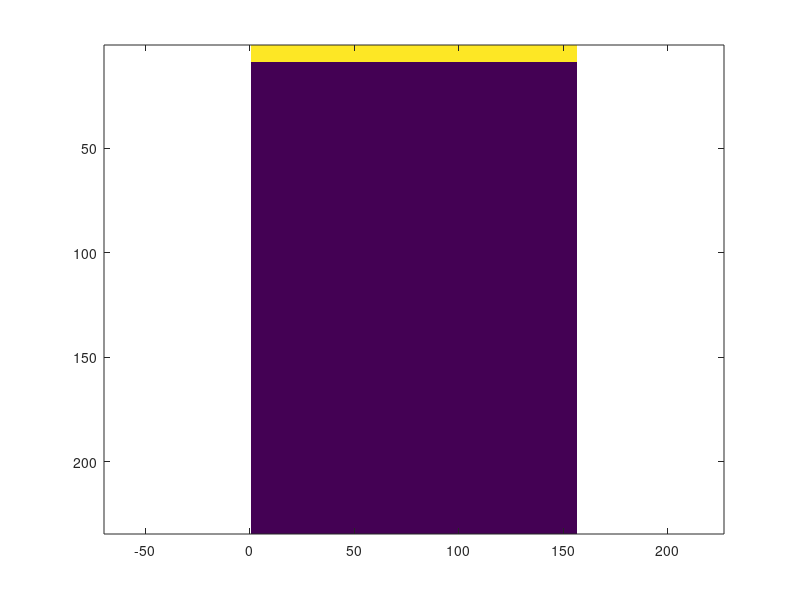

The MATLAB source for this figure: (Note: this script raises an error after producing the figure.)
%%%%%%%%%%%%%%%%%%%%%%%%%%%%%%%%%%%%%%%%%%%%%%%%%%%%%%%%%%%%%
% GIANMARCO PINTON
% FIRST WRITTEN: 2018-06-21
% LAST MODIFIED: 2022-03-03
% Launch Fullwave 2 code, easy matlab wrapper
%%%%%%%%%%%%%%%%%%%%%%%%%%%%%%%%%%%%%%%%%%%%%%%%%%%%%%%%%%%%%
%%% Basic variables %%%%%%%%%%%%%%%%%%%%%%%%%%%%%%%%%%%%%%%%%
c0 = 1540;         % average speed of sound (m/s)
omega0 = 2*pi*1e6; % center radian frequency of transmitted wave
wX = 2e-2;         % width of simulation field (m)
wY = 3e-2;         % depth of simulation field (m)
duration = wY*2.3/c0;  % duration of simulation (s)
p0 = 1e5; % pressure in Pa
%%% Advanced variables %%%%%%%%%%%%%%%%%%%%%%%%%%%%%%%%%%%%%%
ppw = 12;          % number of points per spatial wavelength
cfl = 0.4;         % Courant-Friedrichs-Levi condition
ppp = ppw/cfl;     % points per period
%%% Grid size calculations %%%%%%%%%%%%%%%%%%%%%%%%%%%%%%%%%%
lambda = c0/omega0*2*pi; % wavelength (m)
nX = round(wX/lambda*ppw);  % number of lateral elements
nY = round(wY/lambda*ppw);  % number of depth elements
nT = round(duration*c0/lambda*ppw/cfl); % number of time points
dX = c0/omega0*2*pi/ppw % step size in x
dY = dX; % step size in y (please keep step sizes the same)
dT = dX/c0*cfl; % step size in time

ncycles = 2; % number of cycles in pulse
dur = 2; % exponential drop-off of envelope
%%% Generate input coordinates %%%%%%%%%%%%%%%%%%%%%%%%%%%
inmap = zeros(nX,nY); 
inmap(:,1:8)=ones(nX,8);
imagesc(inmap'), axis equal, axis tight
incoords = mapToCoords(inmap); % note zero indexing for compiled code
plot(incoords(:,1),incoords(:,2),'.')
%%% Generate initial conditions based on input coordinates %%%%%%
ncycles = 2; % number of cycles in pulse
dur = 2; % exponential drop-off of envelope
fcen=[round(nX/2) round(nY/1.3)]; % center of focus
t = (0:nT-1)/nT*duration-ncycles/omega0*2*pi;
icvec = exp(-(1.05*t*omega0/(ncycles*pi)).^(2*dur)).*sin(t*omega0)*p0;
plot(icvec)
icmat=repmat(icvec,size(incoords,1)/8,1);
for k=2:8
  t=t-dX/c0; icvec = exp(-(1.05*t*omega0/(ncycles*pi)).^(2*dur)).*sin(t*omega0)*p0;
  icmat=[icmat' repmat(icvec,size(incoords,1)/8,1)']';
end
imagesc(icmat)
%%% Generate output coordinates %%%%%%%%%%%%%%%%%%%%%%%%%%
modX=1; modY=1;
outcoords = coordsMatrix(nX,nY,modX,modY);
plot(outcoords(:,1),outcoords(:,2),'.')
outcoords(:,3)=0; % label zero for total field
outcoords(find(outcoords(:,2)==9),3)=1; % label 1 for transducer surface
idc=find(outcoords(:,3)==0);
idxducer=find(outcoords(:,3)==1);
plot(outcoords(idc,1),outcoords(idc,2),'.'),hold on
plot(outcoords(idxducer,1),outcoords(idxducer,2),'r.'), hold off
%%% Generate field maps %%%%%%%%%%%%%%%%%%%%%%%%%%%%%%%%%%
cmap = ones(nX,nY)*1540;   % speed of sound map (m/s)
rhomap = ones(nX,nY)*1000; % density map (kg/m^3)
Amap = ones(nX,nY)*0.0;    % attenuation map (dB/MHz/cm)
betamap = ones(nX,nY)*0.0;    % nonlinearity map 
%% Let's add a surface %%%%%%%%%%%%%%%%%%%%%%%%%%
cmap(:,round(nY/2)+8:end)=0.95*c0; % surface
imagesc(cmap')
prep_fullwave2_try6_nln_relaxing9(c0,omega0,wX,wY,duration,p0,ppw,cfl,cmap,rhomap,Amap,betamap,incoords,outcoords,icmat)
tic
eval('!./fullwave2_try6_nln_relaxing')
toc
ncoordsout=size(outcoords,1)
nX2=length(1:modX:nX); nY2=length(1:modY:nY);
nRun=sizeOfFile('genout.dat')/4/ncoordsout
genout = readGenoutSlice(['genout.dat'],0:nRun-1,size(outcoords,1));
p = reshape(genout,size(genout,1),nY2,nX2);
imagesc(squeeze(p(end,:,:))), colorbar

%% use powcompress to view small amplitude fields %%
for i=1:20:size(p,1)
  imagesc(powcompress(squeeze(p(i,:,:)),1/3)), title(num2str(i)), drawnow
end

pxducer = readGenoutSlice(['genout.dat'],0:nRun-1,size(outcoords,1),idxducer);
imagesc(powcompress(pxducer,1/3))

px=pxducer(:,round(end/2)); % rf line at center of transducer
plot(px)
[val idt0]=max(abs(hilbert(px))); % idt0 is the time pixel at which the transducer emission envelope is maximal

% convert time into space
tyaxis=((1:size(pxducer,1))-idt0)*dT*c0/2;
plot(tyaxis,px), grid on
%compare to surface location
round(nY/2)*dY

%%%%%%%%%%%%%%%%%%%%%%%%%%%%%%%%%%%%%%%%%%%%%%%%%%%%%%%%%%%%%%%%%%%%%%%%%%%%%%%%%%%%%%%
% Let's look at axial resolution by putting another surface right behind the first one%
% What do you think will happen if you change the number of cycles?
%%%%%%%%%%%%%%%%%%%%%%%%%%%%%%%%%%%%%%%%%%%%%%%%%%%%%%%%%%%%%%%%%%%%%%%%%%%%%%%%%%%%%%%
%% Let's add a surface %%%%%%%%%%%%%%%%%%%%%%%%%%
cmap = ones(nX,nY)*1540;   % speed of sound map (m/s)
cmap(:,round(nY/2)+8:end)=0.95*c0; % first surface
cmap(:,round(nY/2)+8+ppw:end)=c0; % second surface
imagesc(cmap')
prep_fullwave2_try6_nln_relaxing9(c0,omega0,wX,wY,duration,p0,ppw,cfl,cmap,rhomap,Amap,betamap,incoords,outcoords,icmat)
tic
eval('!./fullwave2_try6_nln_relaxing')
toc
ncoordsout=size(outcoords,1)
nX2=length(1:modX:nX); nY2=length(1:modY:nY);
nRun=sizeOfFile('genout.dat')/4/ncoordsout
genout = readGenoutSlice(['genout.dat'],0:nRun-1,size(outcoords,1));
p = reshape(genout,size(genout,1),nY2,nX2);
imagesc(squeeze(p(end,:,:))), colorbar

%% use powcompress to view small amplitude fields %%
for i=1:20:size(p,1)
  imagesc(powcompress(squeeze(p(i,:,:)),1/3)), title(num2str(i)), drawnow
end

pxducer = readGenoutSlice(['genout.dat'],0:nRun-1,size(outcoords,1),idxducer);
imagesc(powcompress(pxducer,1/3))

px=pxducer(:,round(end/2)); % rf line at center of transducer
plot(px)
[val idt0]=max(abs(hilbert(px))); % idt0 is the time pixel at which the transducer emission envelope is maximal

% convert time into space
tyaxis=((1:size(pxducer,1))-idt0)*dT*c0/2;
plot(tyaxis,px), grid on
%compare to surface location
round(nY/2)*dY

%%%%%%%%%%%%%%%%%%%%%%%%%%%%%%%%%%%%%%%%%%%%%%%%%%%%%%%%%%%%%%%%%%%%%
%% Let's add the scatterer in and let's focus to the scatterer%%
%% What would happen if you didn't focus on transmit on the scattererr? %%%
foc=round(nY/1.3);
fcen=[round(nX/2) foc]; % center of focus on axis
fcen=[round(nX/10) foc]; % center of focus off-axis

cmap = ones(nX,nY)*1540;   % speed of sound map (m/s)
rhomap=ones(nX,nY)*1000;
rhomap(fcen(1)-1:fcen(1)+1,fcen(2)-1:fcen(2)+1)=500; % scatterer
imagesc(rhomap'), axis equal, axis tight

t = (0:nT-1)/nT*duration-ncycles/omega0*2*pi;
icvec = exp(-(1.05*t*omega0/(ncycles*pi)).^(2*dur)).*sin(t*omega0)*p0;
[icmat dd] = focusCoords(fcen(1),fcen(2),incoords(1:size(incoords,1)/8,:),icvec,cfl);
for k=2:8
  t=t-dX/c0; icvec = exp(-(1.05*t*omega0/(ncycles*pi)).^(2*dur)).*sin(t*omega0)*p0;
  icmat=[icmat' focusCoords(fcen(1),fcen(2),incoords((k-1)*size(incoords,1)/8+1:(k)*size(incoords,1)/8,:),icvec,cfl)']';
end
imagesc(icmat)

prep_fullwave2_try6_nln_relaxing9(c0,omega0,wX,wY,duration,p0,ppw,cfl,cmap,rhomap,Amap,betamap,incoords,outcoords,icmat)
tic
eval('!./fullwave2_try6_nln_relaxing')
toc
ncoordsout=size(outcoords,1)
nX2=length(1:modX:nX); nY2=length(1:modY:nY);
nRun=sizeOfFile('genout.dat')/4/ncoordsout
genout = readGenoutSlice(['genout.dat'],0:nRun-1,size(outcoords,1));
p = reshape(genout,size(genout,1),nY2,nX2);
imagesc(squeeze(p(end,:,:))), colorbar

%% use powcompress to view small amplitude fields %%
for i=1:20:size(p,1)
  imagesc(powcompress(squeeze(p(i,:,:)),1/3)), title(num2str(i)), drawnow
end

pxducer = readGenoutSlice(['genout.dat'],0:nRun-1,size(outcoords,1),idxducer);
imagesc(powcompress(pxducer,1/3))

px=pxducer(:,round(end/2)); % rf line at center of transducer
plot(px)
[val idt0]=max(abs(hilbert(px))); % idt0 is the time pixel at which the transducer emission envelope is maximal

% convert time into space
tyaxis=((1:size(pxducer,1))-idt0)*dT*c0/2;
plot(tyaxis,px), grid on
%compare to scatterer location
round(nY/1.3)*dY

%%%%%%%%%%%%%%%%%%%%%%%%%%%%%%%%%%%%%%%%%%%%%%%%%%%%%%%%%%%%%%%%%%%%%%%
%% What happens if we move our scatterer off-axis?
%% let'c change fcen and find out

%%%%%%%%%%%%%%%%%%%%%%%%%%%%%%%%%%%%%%%%%%%%%%%%%%%%%%%%%%%%%%%%%%%%%%%
%% What happens if we use a plane wave transmit? 
foc=round(nY/1.3);
fcen=[round(nX/2) foc*1000]; % center of focus on axis

fcen_scat=[round(nX/2) foc]; % center of focus on axis
fcen_scat=[round(nX/10) foc]; % center of focus off-axis


cmap = ones(nX,nY)*1540;   % speed of sound map (m/s)
rhomap=ones(nX,nY)*1000;
rhomap(fcen_scat(1)-1:fcen_scat(1)+1,fcen_scat(2)-1:fcen_scat(2)+1)=500; % scatterer
imagesc(rhomap'), axis equal, axis tight

t = (0:nT-1)/nT*duration-ncycles/omega0*2*pi;
icvec = exp(-(1.05*t*omega0/(ncycles*pi)).^(2*dur)).*sin(t*omega0)*p0;
[icmat dd] = focusCoords(fcen(1),fcen(2),incoords(1:size(incoords,1)/8,:),icvec,cfl);
for k=2:8
  t=t-dX/c0; icvec = exp(-(1.05*t*omega0/(ncycles*pi)).^(2*dur)).*sin(t*omega0)*p0;
  icmat=[icmat' focusCoords(fcen(1),fcen(2),incoords((k-1)*size(incoords,1)/8+1:(k)*size(incoords,1)/8,:),icvec,cfl)']';
end
imagesc(icmat)

prep_fullwave2_try6_nln_relaxing9(c0,omega0,wX,wY,duration,p0,ppw,cfl,cmap,rhomap,Amap,betamap,incoords,outcoords,icmat)
tic
eval('!./fullwave2_try6_nln_relaxing')
toc
ncoordsout=size(outcoords,1)
nX2=length(1:modX:nX); nY2=length(1:modY:nY);
nRun=sizeOfFile('genout.dat')/4/ncoordsout
genout = readGenoutSlice(['genout.dat'],0:nRun-1,size(outcoords,1));
p = reshape(genout,size(genout,1),nY2,nX2);
imagesc(squeeze(p(end,:,:))), colorbar

%% use powcompress to view small amplitude fields %%
for i=1:20:size(p,1)
  imagesc(powcompress(squeeze(p(i,:,:)),1/3)), title(num2str(i)), drawnow
end

pxducer = readGenoutSlice(['genout.dat'],0:nRun-1,size(outcoords,1),idxducer);
imagesc(powcompress(pxducer,1/3))

px=pxducer(:,round(end/2)); % rf line at center of transducer
plot(px)
[val idt0]=max(abs(hilbert(px))); % idt0 is the time pixel at which the transducer emission envelope is maximal

% convert time into space
tyaxis=((1:size(pxducer,1))-idt0)*dT*c0/2;
plot(tyaxis,px), grid on
%compare to scatterer location
round(nY/1.3)*dY

% different location on transducer
plot(tyaxis,px), hold on,
plot(tyaxis,pxducer(:,round(end/10))), hold off
grid on

%%%%%%%%%%%%%%%%%%%%%%%%%%%%%%%%%%%%%%%%%%%%%%%%%%%%%%%%%%%%%%%%%%%%%%%%%%
% Point targets are spherical reflectors
% Let's pick an aribitrary point in space and calculate the distance to the transducer surface

xducercoords = outcoords(idxducer,:);
i=nX/2; j=nY/2; % point in the middle
i=fcen_scat(1)+2*ppw; j=fcen_scat(2); % location of scatterer
i=fcen_scat(1); j=fcen_scat(2); % location of scatterer

subplot(2,1,1)
plot(i,j,'.'), hold on
plot(xducercoords(:,1),xducercoords(:,2),'r.'), hold off
axis equal, xlim([1 nX]), ylim([1 nY])

dd=zeros(size(xducercoords,1),1);
for n=1:size(xducercoords,1)
  subplot(2,1,1)
  plot(i,j,'.'), hold on
  plot(xducercoords(:,1),xducercoords(:,2),'r.')
  plot(xducercoords(n,1),xducercoords(n,2),'g.')
  hold off
  axis equal, xlim([1 nX]), ylim([1 nY])

  dd(n)=sqrt((xducercoords(n,1)-i).^2+(xducercoords(n,2)-j).^2);
  subplot(2,1,2)
  plot(dd)
  ylim([0 max(dd)])
  drawnow
end


%% Apply the delays to the RF data in three parts
% 1. idt0
% 2. range equation to calculate the arrival time
% 3. spherical delays for Huygen's principle

lat=0*(nY/2)*dX;
dep=(nY/2)*dY;

subplot(2,1,1), imagesc(powcompress(pxducer,1/3))
rftmp=pxducer;
rfrng=2*ppp;
rffoc=zeros(2*rfrng+1,size(xducercoords,1));
idt=idt0+(j-8)*dX/double(c0)/dT; % transmit offset + range equation
for n=1:size(xducercoords,1)
  m=round(idt+dd(n)/cfl-rfrng:idt+dd(n)/cfl+rfrng);
  rffoc(:,n)=pxducer(m,n); % the focused rf
  subplot(2,1,2), imagesc(rffoc), drawnow;
  rftmp(m,n)=NaN;
  subplot(2,1,1), imagesc(powcompress(rftmp,1/3)), drawnow;

end
    
%% Now do it for all points in the image you want to reconstruct
imagesc(powcompress(pxducer,1/3))
deps = 1e-3:lambda/8:nY*0.9*dX;
lats = -20e-3:lambda/8:20e-3;

xducercoords = outcoords(idxducer,:);
bm=zeros(length(lats),length(deps));
idps=cell(length(lats),length(deps));

fnumber=1;

idps=cell(length(lats),length(deps));
for ii=1:length(lats)
  lat=lats(ii);
  for jj=1:length(deps)
    dep=deps(jj);
    fcen=round([lat/dY+mean(xducercoords(:,1)) dep/dY ]);
    idx=find(abs(xducercoords(:,1)-fcen(1))<=fcen(2)/fnumber);
    dd=focusProfile(fcen,xducercoords(idx,:),dT/dY*c0);
    idt=idt0+round(2*dep/double(c0)/(dT));
    idp=double((size(pxducer,1)*(idx-1))+double(idt)+dd);
    idps{ii,jj}=idp;
  end
end

  for ii=1:length(lats)
    for jj=1:length(deps)
      bm(ii,jj)=sum(pxducer(idps{ii,jj}));
    end
  end

figure(1), clf
imagesc(lats*1e3,deps*1e3,dbzero(abs(hilbert(squeeze(bm')))),[-40 0])
colormap gray, cbar=colorbar; title(cbar,'dB')
xlabel('mm'), ylabel('mm')
axis equal, axis tight

%%%%%%%%%%%%%%%%%%%%%%%%%%%%%%%%%%%%%%%%%%%%%%%%%%%%%%%%%%%%%%%%%%%%%%%%
%% Focus on transmit and focus on receive%%%%%%%%%%%%%%%%%%%%%%%%%%%%%%%
%% Walking aperture %%%%%%%%%%%%%%%%%%%%%%%%%%%%%%%%%%%%%%%%%%%%%%%%%%%%

tx.nTx=40; % number of Tx events
tx.dep=nY/1.3*dY; % focal depth (m)
tx.bmw=lambda/2; % beamwidth (m), is this an integer multiple of dX? 

fcen=[round(nX/2) tx.dep/dX]; % center of focus on axis

t = (0:nT-1)/nT*duration-ncycles/omega0*2*pi;
icvec = exp(-(1.05*t*omega0/(ncycles*pi)).^(2*dur)).*sin(t*omega0)*p0;
[icmat dd] = focusCoords(fcen(1),fcen(2),incoords(1:size(incoords,1)/8,:),icvec,cfl);
for k=2:8
  t=t-dX/c0; icvec = exp(-(1.05*t*omega0/(ncycles*pi)).^(2*dur)).*sin(t*omega0)*p0;
  icmat=[icmat' focusCoords(fcen(1),fcen(2),incoords((k-1)*size(incoords,1)/8+1:(k)*size(incoords,1)/8,:),icvec,cfl)']';
end
imagesc(icmat)

% instead of moving the transducer, we will move the maps
nXextend=nX+ceil(tx.bmw/dX*tx.nTx);
%%% Generate field maps %%%%%%%%%%%%%%%%%%%%%%%%%%%%%%%%%%
cmapextend = ones(nXextend,nY)*1540;   % speed of sound map (m/s)
rhomapextend = ones(nXextend,nY)*1000; % density map (kg/m^3)
Amapextend = ones(nXextend,nY)*0.0;    % attenuation map (dB/MHz/cm)
betamapextend = ones(nXextend,nY)*0.0;    % nonlinearity map 

scat_density=0.0015;
scats=rand(nXextend,nY);
scats(find(scats>scat_density))=0;
scats=scats/max(max(scats));
mean(mean(scats))
scats(:,1:10)=0; % don't put scatters inside your transducer
rhosr=0.0375; % scatterer impedance contrast 

rhomapextend=rhomapextend-scats*1000*rhosr;
imagesc(rhomapextend'), colorbar

for n=1:tx.nTx
  outdir=['/kulm/scratch/bmm890/txrx_' num2str(n) '/']
  eval(['!mkdir -p ' outdir]);

  cmap=cmapextend(1+(n-1)*round(tx.bmw/dX):(n-1)*round(tx.bmw/dX)+nX,:);
  rhomap=rhomapextend(1+(n-1)*round(tx.bmw/dX):(n-1)*round(tx.bmw/dX)+nX,:);
  Amap=Amapextend(1+(n-1)*round(tx.bmw/dX):(n-1)*round(tx.bmw/dX)+nX,:);
  betamap=betamapextend(1+(n-1)*round(tx.bmw/dX):(n-1)*round(tx.bmw/dX)+nX,:);
  
  imagesc(rhomap'), drawnow

  eval(['!cp fullwave2_try6_nln_relaxing ' outdir]);
  
  cwd=pwd; addpath(cwd);
  cd(outdir)
  prep_fullwave2_try6_nln_relaxing9(c0,omega0,wX,wY,duration,p0,ppw,cfl,cmap,rhomap,Amap,betamap,incoords,outcoords,icmat)
  eval('!./fullwave2_try6_nln_relaxing & ')
  cd(cwd);

end


%%% GENERATE IMAGE %%%%%%%%%%%%%%%%%%%%%%%%%%%%%%%%%%%%%%%%%%%%%%%%%%%%%%%%
deps = 2e-3:lambda/8:nY*dY/1.1;
lats = 0;
xducercoords = outcoords(idxducer,:);
bm=zeros(length(lats),length(deps),tx.nTx);
idps=cell(length(lats),length(deps));
fnumber=1;

n=round(tx.nTx/2);
 outdir=['/kulm/scratch/bmm890/txrx_' num2str(n) '/']
ncoordsout=size(outcoords,1);
nRun=sizeOfFile([outdir 'genout.dat'])/4/ncoordsout;
pxducer = readGenoutSlice(['genout.dat'],0:nRun-1,size(outcoords,1),idxducer);
imagesc(powcompress(pxducer,1/3))
px=pxducer(:,round(size(pxducer,2)/2));
[val idt0]=max(abs(hilbert(px)))

for n=1:tx.nTx
  outdir=['/kulm/scratch/bmm890/txrx_' num2str(n) '/']

  ncoordsout=size(outcoords,1);
  nRun=sizeOfFile([outdir 'genout.dat'])/4/ncoordsout;
  while(nRun<nT-1)
    pause(0.1)
    nRun=sizeOfFile([outdir 'genout.dat'])/4/ncoordsout;
  end
 pxducer = readGenoutSlice([outdir 'genout.dat'],0:nRun-1,size(outcoords,1),idxducer);
 imagesc(powcompress(pxducer,1/3)), drawnow
 
  if(n==1)
    idps=cell(length(lats),length(deps));
    for ii=1:length(lats)
      lat=lats(ii);
      for jj=1:length(deps)
        dep=deps(jj);
        fcen=round([lat/dY+mean(xducercoords(:,1)) dep/dY ]);
        idx=find(abs(xducercoords(:,1)-fcen(1))<=fcen(2)/fnumber);
        dd=focusProfile(fcen,xducercoords(idx,:),dT/dY*c0);
        idt=idt0+round(2*dep/double(c0)/(dT));
        idp=double((size(pxducer,1)*(idx-1))+double(idt)+dd);
	idp=idp(find(idp<=size(pxducer,1)*size(pxducer,2)));
        idps{ii,jj}=idp;
      end
    end
  end

  for ii=1:length(lats)
    for jj=1:length(deps)
      bm(ii,jj,n)=sum(pxducer(idps{ii,jj}));
    end
  end
end


%% PLOT THE BMODE IMAGE %%
figure(1)
n=1:tx.nTx; bws=((n-(tx.nTx+1)/2)*tx.bmw);
imagesc(bws*1e3,deps*1e3,dbzero(abs(hilbert(squeeze(bm)))),[-40 0])
colormap gray, colorbar
xlabel('mm'), ylabel('mm')
axis equal, axis tight

% think about speed of sound, idt0, colorbar, sampling, ...

addpath /celerina/gfp/mfs/dumbmat/
figure(1)
n=1:tx.nTx; bws=((n-(tx.nTx+1)/2)*tx.bmw);
img=dbzero(abs(hilbert(squeeze(bm))));
img=interp2easy(img,4,1);
imagesc(bws*1e3,deps*1e3,img,[-40 0])
colormap gray, colorbar
xlabel('mm'), ylabel('mm')
axis equal, axis tight

%%%%%%%%%%%%%%%%%%%%%%%%%%%%%%%%%%%%%%%%%%%%%%%%%%%%%%%%%%%%%
%% compare to plane wave %%
%%%%%%%%%%%%%%%%%%%%%%%%%%%%%%%%%%%%%%%%%%%%%%%%%%%%%%%%%%%%
n=round(tx.nTx/2);

outdir=['/kulm/scratch/bmm890/txrx_' num2str(n) '/']
eval(['!mkdir -p ' outdir]);

cmap=cmapextend(1+(n-1)*round(tx.bmw/dX):(n-1)*round(tx.bmw/dX)+nX,:);
rhomap=rhomapextend(1+(n-1)*round(tx.bmw/dX):(n-1)*round(tx.bmw/dX)+nX,:);
Amap=Amapextend(1+(n-1)*round(tx.bmw/dX):(n-1)*round(tx.bmw/dX)+nX,:);
betamap=betamapextend(1+(n-1)*round(tx.bmw/dX):(n-1)*round(tx.bmw/dX)+nX,:);

imagesc(rhomap'), drawnow

eval(['!cp fullwave2_try6_nln_relaxing ' outdir]);

cwd=pwd; addpath(cwd);
cd(outdir)
prep_fullwave2_try6_nln_relaxing9(c0,omega0,wX,wY,duration,p0,ppw,cfl,cmap,rhomap,Amap,betamap,incoords,outcoords,icmat)
eval('!./fullwave2_try6_nln_relaxing & ')
cd(cwd);

outdir=['/kulm/scratch/bmm890/txrx_' num2str(n) '/']
ncoordsout=size(outcoords,1);
nRun=sizeOfFile([outdir 'genout.dat'])/4/ncoordsout;
pxducer = readGenoutSlice(['genout.dat'],0:nRun-1,size(outcoords,1),idxducer);
imagesc(powcompress(pxducer,1/3))
px=pxducer(:,round(size(pxducer,2)/2));
[val idt0]=max(abs(hilbert(px)))

imagesc(powcompress(pxducer,1/3))
lats = bws;

bm=zeros(length(lats),length(deps));
idps=cell(length(lats),length(deps));

fnumber=1;

idps=cell(length(lats),length(deps));
for ii=1:length(lats)
  lat=lats(ii);
  for jj=1:length(deps)
    dep=deps(jj);
    fcen=round([lat/dY+mean(xducercoords(:,1)) dep/dY ]);
    idx=find(abs(xducercoords(:,1)-fcen(1))<=fcen(2)/fnumber);
    dd=focusProfile(fcen,xducercoords(idx,:),dT/dY*c0);
    idt=idt0+round(2*dep/double(c0)/(dT));
    idp=double((size(pxducer,1)*(idx-1))+double(idt)+dd);
    idps{ii,jj}=idp;
  end
end

  for ii=1:length(lats)
    for jj=1:length(deps)
      bm(ii,jj)=sum(pxducer(idps{ii,jj}));
    end
  end

figure(1), clf
imagesc(lats*1e3,deps*1e3,dbzero(abs(hilbert(squeeze(bm')))),[-40 0])
colormap gray, cbar=colorbar; title(cbar,'dB')
xlabel('mm'), ylabel('mm')
axis equal, axis tight
